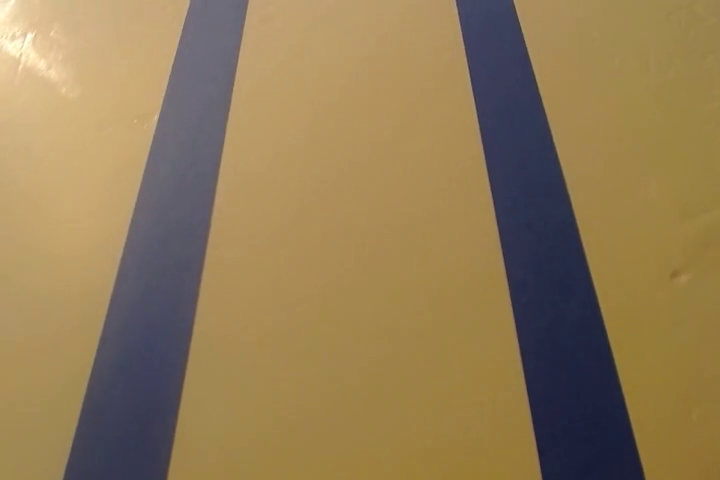
#> input picture frame 41 of lanedetect/testLane.mp4, 720 x 480 px, given in place of ight=(int)1080, format=(string)BGRx ! videoconvert ! appsink, which was not available
$ python cam2.py
#> lines starting #> are read from the running program, lines starting #| are printed output that depends on the picture
import sys
import argparse
import cv2

WINDOW_NAME = 'CameraDemo'

def parse_args():
    # Parse input arguments
    desc = 'Capture and display live camera video on Jetson TX2/TX1'
    parser = argparse.ArgumentParser(description=desc)
    parser.add_argument('--rtsp', dest='use_rtsp',
                        help='use IP CAM (remember to also set --uri)',
                        action='store_true')
    parser.add_argument('--uri', dest='rtsp_uri',
                        help='RTSP URI, e.g. rtsp://192.168.1.64:554',
                        default=None, type=str)
    parser.add_argument('--latency', dest='rtsp_latency',
                        help='latency in ms for RTSP [200]',
                        default=200, type=int)
    parser.add_argument('--usb', dest='use_usb',
                        help='use USB webcam (remember to also set --vid)',
                        action='store_true')
    parser.add_argument('--vid', dest='video_dev',
                        help='device # of USB webcam (/dev/video?) [1]',
                        default=1, type=int)
    parser.add_argument('--width', dest='image_width',
                        help='image width [1920]',
                        default=1920, type=int)
    parser.add_argument('--height', dest='image_height',
                        help='image height [1080]',
                        default=1080, type=int)
    args = parser.parse_args()
    return args

def open_cam_rtsp(uri, width, height, latency):
    gst_str = ('rtspsrc location={} latency={} ! '
               'rtph264depay ! h264parse ! omxh264dec ! '
               'nvvidconv ! '
               'video/x-raw, width=(int){}, height=(int){}, '
               'format=(string)BGRx ! '
               'videoconvert ! appsink').format(uri, latency, width, height)
    return cv2.VideoCapture(gst_str, cv2.CAP_GSTREAMER)

def open_cam_usb(dev, width, height):
    # We want to set width and height here, otherwise we could just do:
    #     return cv2.VideoCapture(dev)
    gst_str = ('v4l2src device=/dev/video{} ! '
               'video/x-raw, width=(int){}, height=(int){}, '
               'format=(string)RGB ! '
               'videoconvert ! appsink').format(dev, width, height)
    return cv2.VideoCapture(gst_str, cv2.CAP_GSTREAMER)

def open_cam_onboard(width, height):
    # On versions of L4T prior to 28.1, add 'flip-method=2' into gst_str
    gst_str = ('nvcamerasrc ! '
               'video/x-raw(memory:NVMM), '
               'width=(int)2592, height=(int)1458, '
               'format=(string)I420, framerate=(fraction)30/1 ! '
               'nvvidconv ! '
               'video/x-raw, width=(int){}, height=(int){}, '
               'format=(string)BGRx ! '
               'videoconvert ! appsink').format(width, height)
    return cv2.VideoCapture(gst_str, cv2.CAP_GSTREAMER)

def open_window(width, height):
    cv2.namedWindow(WINDOW_NAME, cv2.WINDOW_NORMAL)
    cv2.resizeWindow(WINDOW_NAME, width, height)
    cv2.moveWindow(WINDOW_NAME, 0, 0)
    cv2.setWindowTitle(WINDOW_NAME, 'Camera Demo for Jetson TX2/TX1')

def read_cam(cap):
    show_help = True
    full_scrn = False
    help_text = '"Esc" to Quit, "H" for Help, "F" to Toggle Fullscreen'
    font = cv2.FONT_HERSHEY_PLAIN
    while True:
        if cv2.getWindowProperty(WINDOW_NAME, 0) < 0:
            # Check to see if the user has closed the window
            # If yes, terminate the program
            break
        _, img = cap.read() # grab the next image frame from camera
#> img is the input picture: shape (480, 720, 3); mean B, G, R 86.2, 124.2, 146.2
        if show_help:
            cv2.putText(img, help_text, (11, 20), font,
                        1.0, (32, 32, 32), 4, cv2.LINE_AA)
            cv2.putText(img, help_text, (10, 20), font,
                        1.0, (240, 240, 240), 1, cv2.LINE_AA)
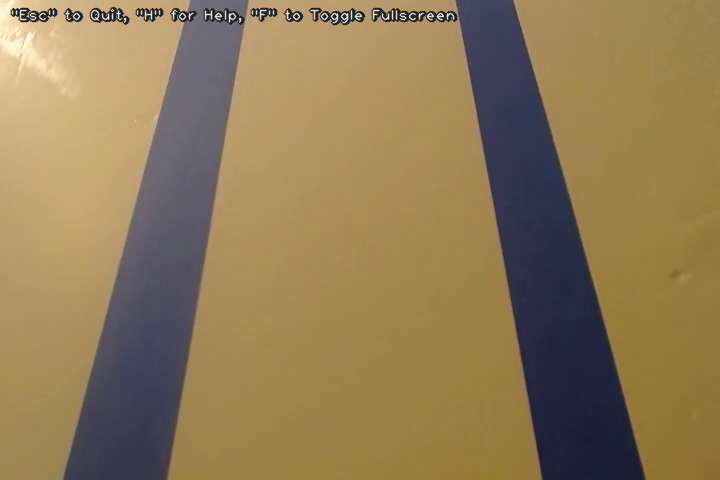
#> img: shape (480, 720, 3); mean B, G, R 85.8, 123.4, 145
        cv2.imshow(WINDOW_NAME, img)
        key = cv2.waitKey(10)
#> (key Esc is pressed here)
        if key == 27: # ESC key: quit program
            break
        elif key == ord('H') or key == ord('h'): # toggle help message
            show_help = not show_help
        elif key == ord('F') or key == ord('f'): # toggle fullscreen
            full_scrn = not full_scrn
            if full_scrn:
                cv2.setWindowProperty(WINDOW_NAME, cv2.WND_PROP_FULLSCREEN,
                                      cv2.WINDOW_FULLSCREEN)
            else:
                cv2.setWindowProperty(WINDOW_NAME, cv2.WND_PROP_FULLSCREEN,
                                      cv2.WINDOW_NORMAL)

def main():
    args = parse_args()
    print('Called with args:')
    print(args)
    print('OpenCV version: {}'.format(cv2.__version__))

    if args.use_rtsp:
        cap = open_cam_rtsp(args.rtsp_uri,
                            args.image_width,
                            args.image_height,
                            args.rtsp_latency)
    elif args.use_usb:
        cap = open_cam_usb(args.video_dev,
                           args.image_width,
                           args.image_height)
    else: # by default, use the Jetson onboard camera
        cap = open_cam_onboard(args.image_width,
                               args.image_height)

    if not cap.isOpened():
        sys.exit('Failed to open camera!')

    open_window(args.image_width, args.image_height)
    read_cam(cap)

    cap.release()
    cv2.destroyAllWindows()

if __name__ == '__main__':
    main()

$ run again, starting later in the video
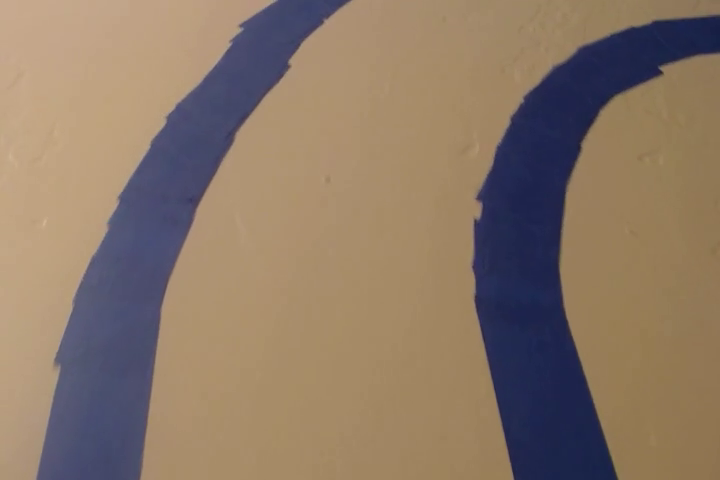
#> input picture frame 185 of lanedetect/testLane.mp4, 720 x 480 px, given in place of ight=(int)1080, format=(string)BGRx ! videoconvert ! appsink, which was not available
#> in read_cam, img is the input picture: shape (480, 720, 3); mean B, G, R 103, 120, 139.3
#> in read_cam, `cv2.putText(img, help_text, (10, 20), font, 1.0, (240, 240, 240), 1, c..`:
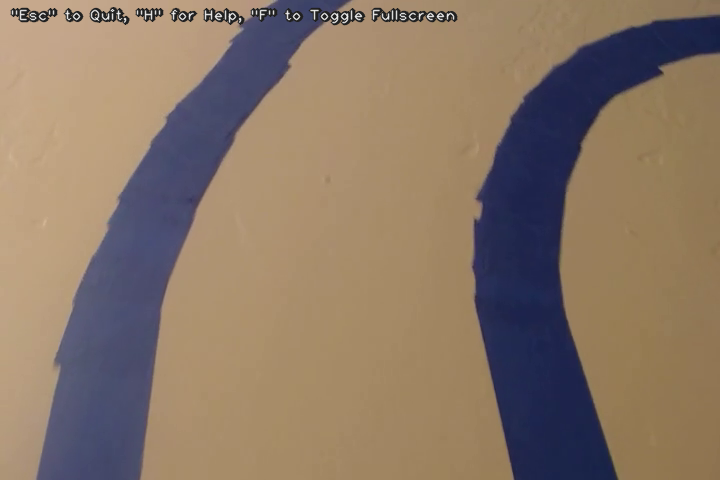
#> img: shape (480, 720, 3); mean B, G, R 102.5, 119.3, 138.3

$ run again, starting later in the video
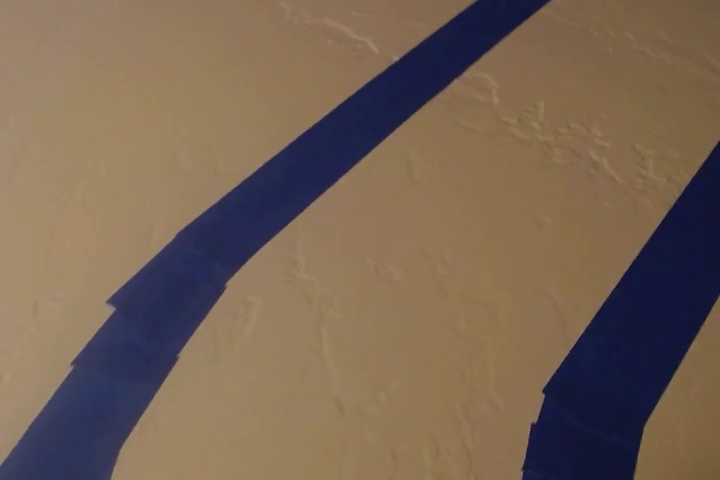
#> input picture frame 329 of lanedetect/testLane.mp4, 720 x 480 px, given in place of ight=(int)1080, format=(string)BGRx ! videoconvert ! appsink, which was not available
#> in read_cam, img is the input picture: shape (480, 720, 3); mean B, G, R 84.1, 100.4, 119.7
#> in read_cam, `cv2.putText(img, help_text, (10, 20), font, 1.0, (240, 240, 240), 1, c..`:
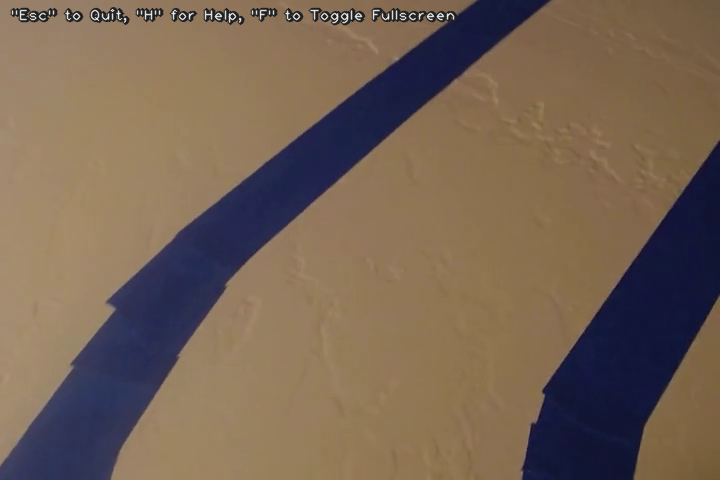
#> img: shape (480, 720, 3); mean B, G, R 84, 100, 119
